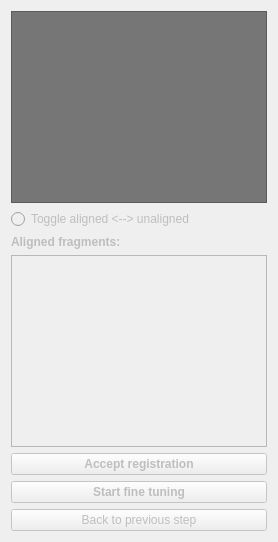
        <widget class="QWidget" name="RegistrationStep1Tab">
         <property name="enabled">
          <bool>false</bool>
         </property>
         <attribute name="title">
          <string>Result Step 1</string>
         </attribute>
         <layout class="QVBoxLayout" name="verticalLayout_5">
          <item>
           <widget class="QTextBrowser" name="Step2Description">
            <property name="enabled">
             <bool>false</bool>
            </property>
            <property name="palette">
             <palette>
              <active>
               <colorrole role="WindowText">
                <brush brushstyle="SolidPattern">
                 <color alpha="255">
                  <red>255</red>
                  <green>255</green>
                  <blue>255</blue>
                 </color>
                </brush>
               </colorrole>
               <colorrole role="Button">
                <brush brushstyle="SolidPattern">
                 <color alpha="255">
                  <red>118</red>
                  <green>118</green>
                  <blue>118</blue>
                 </color>
                </brush>
               </colorrole>
               <colorrole role="Light">
                <brush brushstyle="SolidPattern">
                 <color alpha="255">
                  <red>177</red>
                  <green>177</green>
                  <blue>177</blue>
                 </color>
                </brush>
               </colorrole>
               <colorrole role="Midlight">
                <brush brushstyle="SolidPattern">
                 <color alpha="255">
                  <red>147</red>
                  <green>147</green>
                  <blue>147</blue>
                 </color>
                </brush>
               </colorrole>
               <colorrole role="Dark">
                <brush brushstyle="SolidPattern">
                 <color alpha="255">
                  <red>59</red>
                  <green>59</green>
                  <blue>59</blue>
                 </color>
                </brush>
               </colorrole>
               <colorrole role="Mid">
                <brush brushstyle="SolidPattern">
                 <color alpha="255">
                  <red>78</red>
                  <green>78</green>
                  <blue>78</blue>
                 </color>
                </brush>
               </colorrole>
               <colorrole role="Text">
                <brush brushstyle="SolidPattern">
                 <color alpha="255">
                  <red>255</red>
                  <green>255</green>
                  <blue>255</blue>
                 </color>
                </brush>
               </colorrole>
               <colorrole role="BrightText">
                <brush brushstyle="SolidPattern">
                 <color alpha="255">
                  <red>255</red>
                  <green>255</green>
                  <blue>255</blue>
                 </color>
                </brush>
               </colorrole>
               <colorrole role="ButtonText">
                <brush brushstyle="SolidPattern">
                 <color alpha="255">
                  <red>255</red>
                  <green>255</green>
                  <blue>255</blue>
                 </color>
                </brush>
               </colorrole>
               <colorrole role="Base">
                <brush brushstyle="SolidPattern">
                 <color alpha="255">
                  <red>0</red>
                  <green>0</green>
                  <blue>0</blue>
                 </color>
                </brush>
               </colorrole>
               <colorrole role="Window">
                <brush brushstyle="SolidPattern">
                 <color alpha="255">
                  <red>118</red>
                  <green>118</green>
                  <blue>118</blue>
                 </color>
                </brush>
               </colorrole>
               <colorrole role="Shadow">
                <brush brushstyle="SolidPattern">
                 <color alpha="255">
                  <red>0</red>
                  <green>0</green>
                  <blue>0</blue>
                 </color>
                </brush>
               </colorrole>
               <colorrole role="AlternateBase">
                <brush brushstyle="SolidPattern">
                 <color alpha="255">
                  <red>59</red>
                  <green>59</green>
                  <blue>59</blue>
                 </color>
                </brush>
               </colorrole>
               <colorrole role="ToolTipBase">
                <brush brushstyle="SolidPattern">
                 <color alpha="255">
                  <red>255</red>
                  <green>255</green>
                  <blue>220</blue>
                 </color>
                </brush>
               </colorrole>
               <colorrole role="ToolTipText">
                <brush brushstyle="SolidPattern">
                 <color alpha="255">
                  <red>0</red>
                  <green>0</green>
                  <blue>0</blue>
                 </color>
                </brush>
               </colorrole>
              </active>
              <inactive>
               <colorrole role="WindowText">
                <brush brushstyle="SolidPattern">
                 <color alpha="255">
                  <red>255</red>
                  <green>255</green>
                  <blue>255</blue>
                 </color>
                </brush>
               </colorrole>
               <colorrole role="Button">
                <brush brushstyle="SolidPattern">
                 <color alpha="255">
                  <red>118</red>
                  <green>118</green>
                  <blue>118</blue>
                 </color>
                </brush>
               </colorrole>
               <colorrole role="Light">
                <brush brushstyle="SolidPattern">
                 <color alpha="255">
                  <red>177</red>
                  <green>177</green>
                  <blue>177</blue>
                 </color>
                </brush>
               </colorrole>
               <colorrole role="Midlight">
                <brush brushstyle="SolidPattern">
                 <color alpha="255">
                  <red>147</red>
                  <green>147</green>
                  <blue>147</blue>
                 </color>
                </brush>
               </colorrole>
               <colorrole role="Dark">
                <brush brushstyle="SolidPattern">
                 <color alpha="255">
                  <red>59</red>
                  <green>59</green>
                  <blue>59</blue>
                 </color>
                </brush>
               </colorrole>
               <colorrole role="Mid">
                <brush brushstyle="SolidPattern">
                 <color alpha="255">
                  <red>78</red>
                  <green>78</green>
                  <blue>78</blue>
                 </color>
                </brush>
               </colorrole>
               <colorrole role="Text">
                <brush brushstyle="SolidPattern">
                 <color alpha="255">
                  <red>255</red>
                  <green>255</green>
                  <blue>255</blue>
                 </color>
                </brush>
               </colorrole>
               <colorrole role="BrightText">
                <brush brushstyle="SolidPattern">
                 <color alpha="255">
                  <red>255</red>
                  <green>255</green>
                  <blue>255</blue>
                 </color>
                </brush>
               </colorrole>
               <colorrole role="ButtonText">
                <brush brushstyle="SolidPattern">
                 <color alpha="255">
                  <red>255</red>
                  <green>255</green>
                  <blue>255</blue>
                 </color>
                </brush>
               </colorrole>
               <colorrole role="Base">
                <brush brushstyle="SolidPattern">
                 <color alpha="255">
                  <red>0</red>
                  <green>0</green>
                  <blue>0</blue>
                 </color>
                </brush>
               </colorrole>
               <colorrole role="Window">
                <brush brushstyle="SolidPattern">
                 <color alpha="255">
                  <red>118</red>
                  <green>118</green>
                  <blue>118</blue>
                 </color>
                </brush>
               </colorrole>
               <colorrole role="Shadow">
                <brush brushstyle="SolidPattern">
                 <color alpha="255">
                  <red>0</red>
                  <green>0</green>
                  <blue>0</blue>
                 </color>
                </brush>
               </colorrole>
               <colorrole role="AlternateBase">
                <brush brushstyle="SolidPattern">
                 <color alpha="255">
                  <red>59</red>
                  <green>59</green>
                  <blue>59</blue>
                 </color>
                </brush>
               </colorrole>
               <colorrole role="ToolTipBase">
                <brush brushstyle="SolidPattern">
                 <color alpha="255">
                  <red>255</red>
                  <green>255</green>
                  <blue>220</blue>
                 </color>
                </brush>
               </colorrole>
               <colorrole role="ToolTipText">
                <brush brushstyle="SolidPattern">
                 <color alpha="255">
                  <red>0</red>
                  <green>0</green>
                  <blue>0</blue>
                 </color>
                </brush>
               </colorrole>
              </inactive>
              <disabled>
               <colorrole role="WindowText">
                <brush brushstyle="SolidPattern">
                 <color alpha="255">
                  <red>59</red>
                  <green>59</green>
                  <blue>59</blue>
                 </color>
                </brush>
               </colorrole>
               <colorrole role="Button">
                <brush brushstyle="SolidPattern">
                 <color alpha="255">
                  <red>118</red>
                  <green>118</green>
                  <blue>118</blue>
                 </color>
                </brush>
               </colorrole>
               <colorrole role="Light">
                <brush brushstyle="SolidPattern">
                 <color alpha="255">
                  <red>177</red>
                  <green>177</green>
                  <blue>177</blue>
                 </color>
                </brush>
               </colorrole>
               <colorrole role="Midlight">
                <brush brushstyle="SolidPattern">
                 <color alpha="255">
                  <red>147</red>
                  <green>147</green>
                  <blue>147</blue>
                 </color>
                </brush>
               </colorrole>
               <colorrole role="Dark">
                <brush brushstyle="SolidPattern">
                 <color alpha="255">
                  <red>59</red>
                  <green>59</green>
                  <blue>59</blue>
                 </color>
                </brush>
               </colorrole>
               <colorrole role="Mid">
                <brush brushstyle="SolidPattern">
                 <color alpha="255">
                  <red>78</red>
                  <green>78</green>
                  <blue>78</blue>
                 </color>
                </brush>
               </colorrole>
               <colorrole role="Text">
                <brush brushstyle="SolidPattern">
                 <color alpha="255">
                  <red>59</red>
                  <green>59</green>
                  <blue>59</blue>
                 </color>
                </brush>
               </colorrole>
               <colorrole role="BrightText">
                <brush brushstyle="SolidPattern">
                 <color alpha="255">
                  <red>255</red>
                  <green>255</green>
                  <blue>255</blue>
                 </color>
                </brush>
               </colorrole>
               <colorrole role="ButtonText">
                <brush brushstyle="SolidPattern">
                 <color alpha="255">
                  <red>59</red>
                  <green>59</green>
                  <blue>59</blue>
                 </color>
                </brush>
               </colorrole>
               <colorrole role="Base">
                <brush brushstyle="SolidPattern">
                 <color alpha="255">
                  <red>118</red>
                  <green>118</green>
                  <blue>118</blue>
                 </color>
                </brush>
               </colorrole>
               <colorrole role="Window">
                <brush brushstyle="SolidPattern">
                 <color alpha="255">
                  <red>118</red>
                  <green>118</green>
                  <blue>118</blue>
                 </color>
                </brush>
               </colorrole>
               <colorrole role="Shadow">
                <brush brushstyle="SolidPattern">
                 <color alpha="255">
                  <red>0</red>
                  <green>0</green>
                  <blue>0</blue>
                 </color>
                </brush>
               </colorrole>
               <colorrole role="AlternateBase">
                <brush brushstyle="SolidPattern">
                 <color alpha="255">
                  <red>118</red>
                  <green>118</green>
                  <blue>118</blue>
                 </color>
                </brush>
               </colorrole>
               <colorrole role="ToolTipBase">
                <brush brushstyle="SolidPattern">
                 <color alpha="255">
                  <red>255</red>
                  <green>255</green>
                  <blue>220</blue>
                 </color>
                </brush>
               </colorrole>
               <colorrole role="ToolTipText">
                <brush brushstyle="SolidPattern">
                 <color alpha="255">
                  <red>0</red>
                  <green>0</green>
                  <blue>0</blue>
                 </color>
                </brush>
               </colorrole>
              </disabled>
             </palette>
            </property>
           </widget>
          </item>
          <item>
           <widget class="QRadioButton" name="AlignmentToggleButton">
            <property name="text">
             <string>Toggle aligned &lt;--&gt; unaligned</string>
            </property>
           </widget>
          </item>
          <item>
           <widget class="QLabel" name="ResultModels1Label">
            <property name="font">
             <font>
              <weight>75</weight>
              <bold>true</bold>
             </font>
            </property>
            <property name="text">
             <string>Aligned fragments:</string>
            </property>
           </widget>
          </item>
          <item>
           <widget class="qMRMLSubjectHierarchyTreeView" name="ResultModelsTree1">
            <property name="sizePolicy">
             <sizepolicy hsizetype="Ignored" vsizetype="Expanding">
              <horstretch>0</horstretch>
              <verstretch>0</verstretch>
             </sizepolicy>
            </property>
            <property name="minimumSize">
             <size>
              <width>160</width>
              <height>0</height>
             </size>
            </property>
            <property name="focusPolicy">
             <enum>Qt::StrongFocus</enum>
            </property>
            <property name="editTriggers">
             <set>QAbstractItemView::NoEditTriggers</set>
            </property>
            <property name="selectionMode">
             <enum>QAbstractItemView::ExtendedSelection</enum>
            </property>
            <property name="sortingEnabled">
             <bool>false</bool>
            </property>
            <property name="headerHidden">
             <bool>true</bool>
            </property>
            <property name="nodeTypes">
             <stringlist>
              <string>vtkMRMLModelNode</string>
              <string>vtkMRMLModelHierarchyNode</string>
             </stringlist>
            </property>
           </widget>
          </item>
          <item>
           <widget class="QPushButton" name="AcceptResultButton">
            <property name="enabled">
             <bool>false</bool>
            </property>
            <property name="sizePolicy">
             <sizepolicy hsizetype="Maximum" vsizetype="Fixed">
              <horstretch>0</horstretch>
              <verstretch>0</verstretch>
             </sizepolicy>
            </property>
            <property name="maximumSize">
             <size>
              <width>13500</width>
              <height>16777215</height>
             </size>
            </property>
            <property name="font">
             <font>
              <weight>75</weight>
              <bold>true</bold>
             </font>
            </property>
            <property name="focusPolicy">
             <enum>Qt::NoFocus</enum>
            </property>
            <property name="text">
             <string>Accept registration</string>
            </property>
           </widget>
          </item>
          <item>
           <widget class="QPushButton" name="StartButton2">
            <property name="font">
             <font>
              <weight>75</weight>
              <bold>true</bold>
             </font>
            </property>
            <property name="focusPolicy">
             <enum>Qt::NoFocus</enum>
            </property>
            <property name="text">
             <string>Start fine tuning</string>
            </property>
           </widget>
          </item>
          <item>
           <widget class="QPushButton" name="BackToTab2Button">
            <property name="sizePolicy">
             <sizepolicy hsizetype="MinimumExpanding" vsizetype="Fixed">
              <horstretch>0</horstretch>
              <verstretch>0</verstretch>
             </sizepolicy>
            </property>
            <property name="maximumSize">
             <size>
              <width>13500</width>
              <height>16777215</height>
             </size>
            </property>
            <property name="text">
             <string>Back to previous step</string>
            </property>
           </widget>
          </item>
         </layout>
        </widget>
